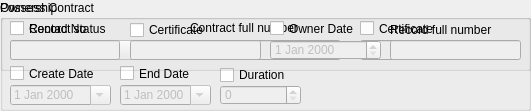
       <widget class="QGroupBox" name="groupBox_6">
        <property name="geometry">
         <rect>
          <x>3</x>
          <y>335</y>
          <width>531</width>
          <height>111</height>
         </rect>
        </property>
        <property name="title">
         <string>Possess Contract</string>
        </property>
        <widget class="QComboBox" name="contract_status_cbox_3">
         <property name="enabled">
          <bool>false</bool>
         </property>
         <property name="geometry">
          <rect>
           <x>10</x>
           <y>40</y>
           <width>160</width>
           <height>20</height>
          </rect>
         </property>
        </widget>
        <widget class="QDateEdit" name="contract_date_3">
         <property name="enabled">
          <bool>false</bool>
         </property>
         <property name="geometry">
          <rect>
           <x>10</x>
           <y>85</y>
           <width>101</width>
           <height>20</height>
          </rect>
         </property>
         <property name="calendarPopup">
          <bool>true</bool>
         </property>
        </widget>
        <widget class="QLineEdit" name="contract_cert_edit_3">
         <property name="enabled">
          <bool>false</bool>
         </property>
         <property name="geometry">
          <rect>
           <x>360</x>
           <y>40</y>
           <width>101</width>
           <height>20</height>
          </rect>
         </property>
        </widget>
        <widget class="QCheckBox" name="contract_date_chbox_3">
         <property name="geometry">
          <rect>
           <x>10</x>
           <y>65</y>
           <width>101</width>
           <height>17</height>
          </rect>
         </property>
         <property name="text">
          <string>Create Date</string>
         </property>
        </widget>
        <widget class="QLabel" name="contract_full_chbox_3">
         <property name="geometry">
          <rect>
           <x>190</x>
           <y>20</y>
           <width>121</width>
           <height>16</height>
          </rect>
         </property>
         <property name="text">
          <string>Contract full number</string>
         </property>
        </widget>
        <widget class="QCheckBox" name="end_date_chbox_3">
         <property name="geometry">
          <rect>
           <x>120</x>
           <y>65</y>
           <width>91</width>
           <height>17</height>
          </rect>
         </property>
         <property name="text">
          <string>End Date</string>
         </property>
        </widget>
        <widget class="QCheckBox" name="duration_chbox_3">
         <property name="geometry">
          <rect>
           <x>220</x>
           <y>65</y>
           <width>81</width>
           <height>20</height>
          </rect>
         </property>
         <property name="text">
          <string>Duration</string>
         </property>
        </widget>
        <widget class="QCheckBox" name="contract_certificate_chbox_3">
         <property name="geometry">
          <rect>
           <x>360</x>
           <y>20</y>
           <width>91</width>
           <height>17</height>
          </rect>
         </property>
         <property name="text">
          <string>Certificate</string>
         </property>
        </widget>
        <widget class="QLineEdit" name="contract_full_edit_3">
         <property name="enabled">
          <bool>false</bool>
         </property>
         <property name="geometry">
          <rect>
           <x>190</x>
           <y>40</y>
           <width>151</width>
           <height>20</height>
          </rect>
         </property>
        </widget>
        <widget class="QSpinBox" name="duration_sbox_3">
         <property name="enabled">
          <bool>false</bool>
         </property>
         <property name="geometry">
          <rect>
           <x>220</x>
           <y>85</y>
           <width>81</width>
           <height>20</height>
          </rect>
         </property>
        </widget>
        <widget class="QDateEdit" name="end_date_3">
         <property name="enabled">
          <bool>false</bool>
         </property>
         <property name="geometry">
          <rect>
           <x>120</x>
           <y>85</y>
           <width>91</width>
           <height>20</height>
          </rect>
         </property>
         <property name="calendarPopup">
          <bool>true</bool>
         </property>
        </widget>
        <widget class="QCheckBox" name="contract_status_chbox_3">
         <property name="geometry">
          <rect>
           <x>10</x>
           <y>20</y>
           <width>160</width>
           <height>17</height>
          </rect>
         </property>
         <property name="text">
          <string>Contact status</string>
         </property>
        </widget>
        <widget class="QGroupBox" name="groupBox_7">
         <property name="geometry">
          <rect>
           <x>0</x>
           <y>0</y>
           <width>531</width>
           <height>71</height>
          </rect>
         </property>
         <property name="title">
          <string>Ownership</string>
         </property>
         <widget class="QLabel" name="record_full_1">
          <property name="geometry">
           <rect>
            <x>390</x>
            <y>20</y>
            <width>121</width>
            <height>20</height>
           </rect>
          </property>
          <property name="text">
           <string>Record full number</string>
          </property>
         </widget>
         <widget class="QLineEdit" name="record_cert_edit_2">
          <property name="enabled">
           <bool>false</bool>
          </property>
          <property name="geometry">
           <rect>
            <x>130</x>
            <y>40</y>
            <width>131</width>
            <height>20</height>
           </rect>
          </property>
         </widget>
         <widget class="QDateEdit" name="own_date_2">
          <property name="enabled">
           <bool>false</bool>
          </property>
          <property name="geometry">
           <rect>
            <x>270</x>
            <y>40</y>
            <width>111</width>
            <height>20</height>
           </rect>
          </property>
         </widget>
         <widget class="QCheckBox" name="record_no_chbox_2">
          <property name="geometry">
           <rect>
            <x>10</x>
            <y>20</y>
            <width>110</width>
            <height>17</height>
           </rect>
          </property>
          <property name="text">
           <string>Record No</string>
          </property>
         </widget>
         <widget class="QLineEdit" name="record_no_edit_2">
          <property name="enabled">
           <bool>false</bool>
          </property>
          <property name="geometry">
           <rect>
            <x>10</x>
            <y>40</y>
            <width>110</width>
            <height>20</height>
           </rect>
          </property>
         </widget>
         <widget class="QLineEdit" name="record_full_edit_2">
          <property name="enabled">
           <bool>false</bool>
          </property>
          <property name="geometry">
           <rect>
            <x>390</x>
            <y>40</y>
            <width>131</width>
            <height>20</height>
           </rect>
          </property>
         </widget>
         <widget class="QCheckBox" name="record_certificate_chbox_2">
          <property name="geometry">
           <rect>
            <x>130</x>
            <y>20</y>
            <width>111</width>
            <height>20</height>
           </rect>
          </property>
          <property name="text">
           <string>Certificate</string>
          </property>
         </widget>
         <widget class="QCheckBox" name="own_date_chbox_2">
          <property name="geometry">
           <rect>
            <x>270</x>
            <y>20</y>
            <width>110</width>
            <height>17</height>
           </rect>
          </property>
          <property name="text">
           <string>Owner Date</string>
          </property>
         </widget>
        </widget>
       </widget>
